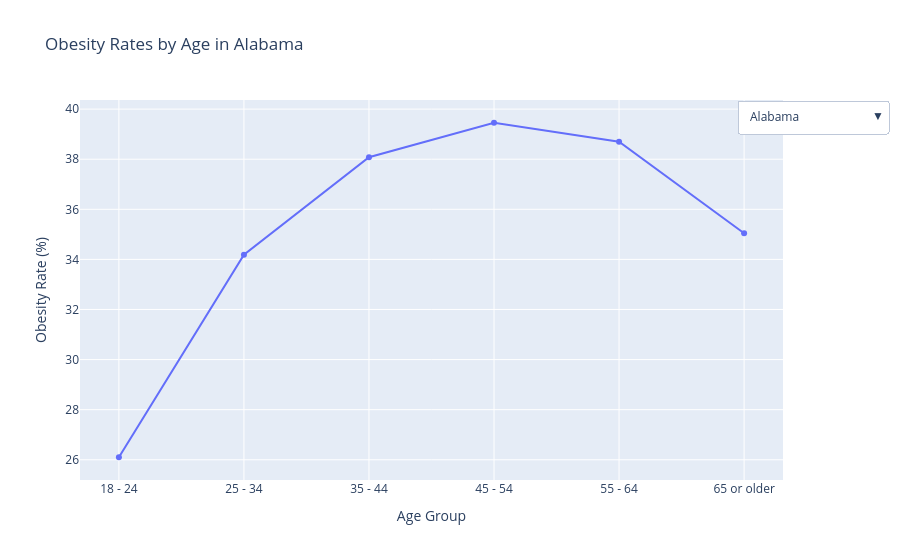

The code cell stored with this chart in its notebook:
### Code cell
import plotly.graph_objects as go

states = plot_npa["LocationDesc"].unique()

fig1 = go.Figure()

# Add one trace per state
for state in states:
    state_npa = plot_npa[plot_npa["LocationDesc"] == state]
    
    fig1.add_trace(
        go.Scatter(
            x=state_npa["Age_yrs"],
            y=state_npa["Data_Value"],
            mode="lines+markers",
            name=state,
            visible=(state == states[0])
            )
    )

# Create dropdown buttons
buttons = []

for i, state in enumerate(states):
    visibility = [False] * len(states)
    visibility[i] = True
    
    buttons.append(
        dict(
            label=state,
            method="update",
            args=[
                {"visible": visibility},
                {"title": f"Obesity Rates by Age in {state}"}
            ]
        )
    )
# Add dropdown to layout
fig1.update_layout(
    title=f"Obesity Rates by Age in {states[0]}",
    xaxis_title="Age Group",
    yaxis_title="Obesity Rate (%)",
    updatemenus=[
        dict(
            active=0,
            buttons=buttons,
            x=1.15,
            y=1
        )
    ]
)

fig1.show()
